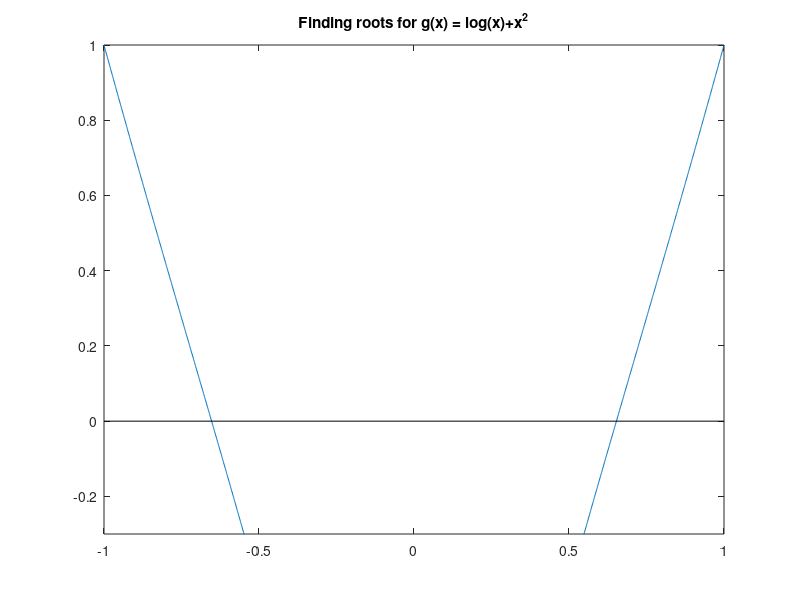

Source code (MATLAB): (Note: this script raises an error after producing the figure.)
g = @(x) log(x)+x.^2;
x = -1:0.001:1;
figure(1);
plot(x, g(x), [-1 1], [0 0], 'k');
axis([-1 1 -0.3 1]);
title('Finding roots for g(x) = log(x)+x^2');

ans1 = mysecant(g, 0.6, 0.7, 3)
% ans1 = 0.652918640422324
ans2 = mysecant(g, 0.7, 0.65, 3)
% ans2 = 0.652918640419204
ansFinal = mysecant(g, 0.66, 0.65, 3)
% ansFinal = 0.652918640419205

% if using a func file instead of anon func, use "@" e.g. @func_file
